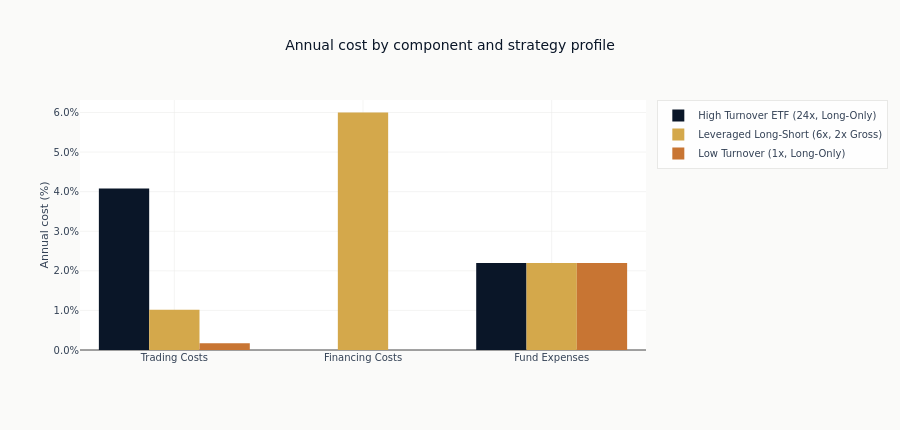

Notebook code for this chart:
### Markdown cell above
The attribution object feeds the grouped chart below. No side-effect files are written.

### Code cell
# Grouped bar chart
fig = go.Figure()
categories = ["Trading Costs", "Financing Costs", "Fund Expenses"]
colors = ml4t_palette(3, categorical=True)

for i, strat in enumerate(cost_breakdown):
    fig.add_trace(
        go.Bar(
            name=strat["Strategy"],
            x=categories,
            y=[strat[c] for c in categories],
            marker_color=colors[i],
        )
    )

fig.update_layout(
    title="Annual cost by component and strategy profile",
    yaxis_title="Annual cost (%)",
    yaxis_tickformat=".1%",
    barmode="group",
    height=430,
)
show_plotly_with_alt(
    fig,
    "Grouped bars of annual cost by component, three profiles per component. Trading costs are "
    "dominated by the high-turnover profile and are near zero for the low-turnover one. "
    "Financing costs are borne entirely by the leveraged profile and are absent from the other "
    "two. Fund expenses are the same height for all three.",
)

### Figure 1 — Plotly figure (JSON) as saved in the notebook; plotly's stock layout.template omitted (floating-point values rounded to 4 significant figures)
{"data": [{"marker": {"color": "#0a1628"}, "name": "High Turnover ETF (24x, Long-Only)", "type": "bar", "x": ["Trading Costs", "Financing Costs", "Fund Expenses"], "y": [0.0408, 0.0, 0.022]}, {"marker": {"color": "#D4A84B"}, "name": "Leveraged Long-Short (6x, 2x Gross)", "type": "bar", "x": ["Trading Costs", "Financing Costs", "Fund Expenses"], "y": [0.0102, 0.06, 0.022]}, {"marker": {"color": "#C87533"}, "name": "Low Turnover (1x, Long-Only)", "type": "bar", "x": ["Trading Costs", "Financing Costs", "Fund Expenses"], "y": [0.0017, 0.0, 0.022]}], "layout": {"barmode": "group", "height": 430, "title": {"text": "Annual cost by component and strategy profile"}, "yaxis": {"tickformat": ".1%", "title": {"text": "Annual cost (%)"}}}}
